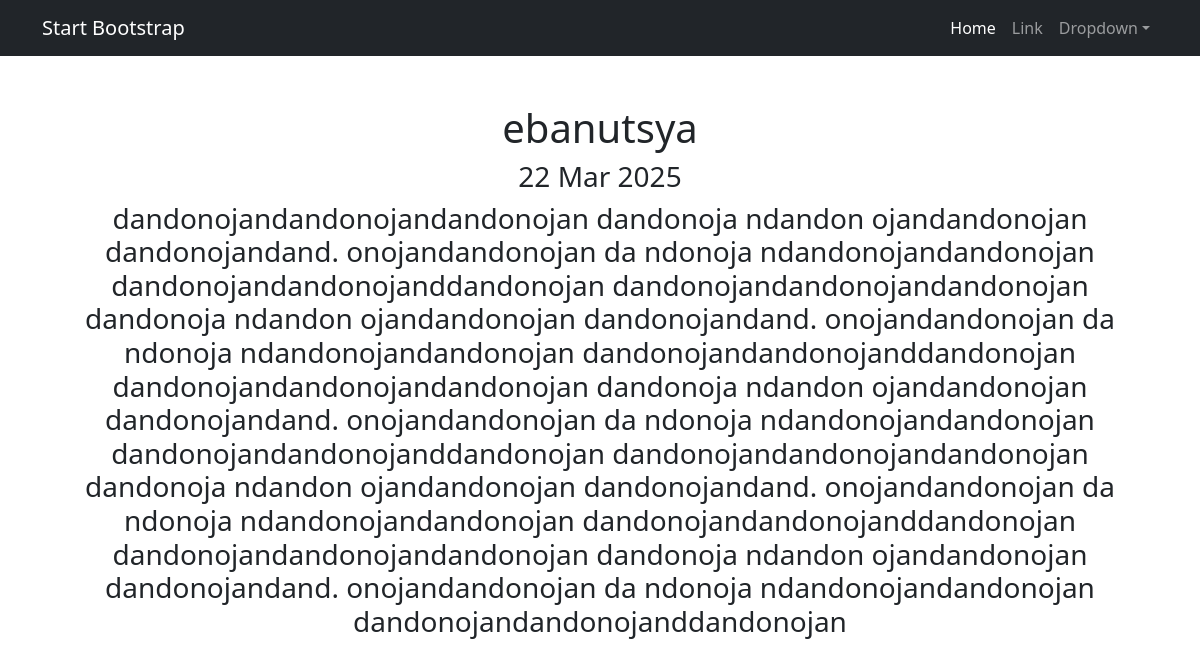
Screenshot of /news/1 with the database file from the repository.
### news/models.py (models this page shows, shortened)
class Post(models.Model):
    ARTICLE = 'AR'
    NEWS = 'NW'
    POST_TYPES = [
        (ARTICLE, 'Статья'),
        (NEWS, 'Новость'),
    ]
    author = models.ForeignKey(Author, on_delete=models.CASCADE)
    post_type = models.CharField(max_length=2, choices=POST_TYPES, default=ARTICLE)
    created_at = models.DateTimeField(auto_now_add=True)
    categories = models.ManyToManyField(Category, through='PostCategory')
    title = models.CharField(max_length=255)
    content = models.TextField()
    rating = models.IntegerField(default=0)

### news/views.py (the view)
# urls.py: path('news/<int:pk>', PostDetail.as_view(),name='post_detail'),
class PostDetail(DetailView):
    model = Post
    template_name = 'post.html'
    context_object_name = 'post'
    def get_object(self, *args, **kwargs): # переопределяем метод получения объекта, как ни странно
        obj = cache.get(f'product-{self.kwargs["pk"]}', None) # кэш очень похож на словарь, и метод get действует так же. Он забирает значение по ключу, если его нет, то забирает None.
        if not obj:
         obj = super().get_object(queryset=self.queryset)
         cache.set(f'product-{self.kwargs["pk"]}', obj)
        return obj

### templates/post.html (shortened to what this page needs)
{% extends 'flatpages/default.html' %}
{% load cache%}
{% cache 30 header %}
    {% block content %}
        <h1>{{ post.title }}</h1>
        <h3>{{ post.created_at|date:'d M Y'}}</h3>
        <h3>{{ post.content }}</h3>
    {% endblock content %}
{% endcache %}

### rows the page displays
Post: title "ebanutsya", created_at "22 Mar 2025", content "dandonojandandonojandandonojan dandonoja ndandon ojandandonojan dandonojandand. onojandandonojan da ndonoja ndandonojandandonojan dandonojandandonojanddandonojan dandonojandandonojandandonojan dandonoja ndandon ojandandonojan dandonojandand. onojandandonojan da ndonoja ndandonojandandonojan dandonojandandonojanddandonojan dandonojandandonojandandonojan dandonoja ndandon ojandandonojan dandonojandand. onojandandonojan da ndonoja ndandonojandandonojan dandonojandandonojanddandonojan dandonojandandonojandandonojan dandonoja ndandon ojandandonojan dandonojandand. onojandandonojan da ndonoja ndandonojandandonojan dandonojandandonojanddandonojan dandonojandandonojandandonojan dandonoja ndandon…"
